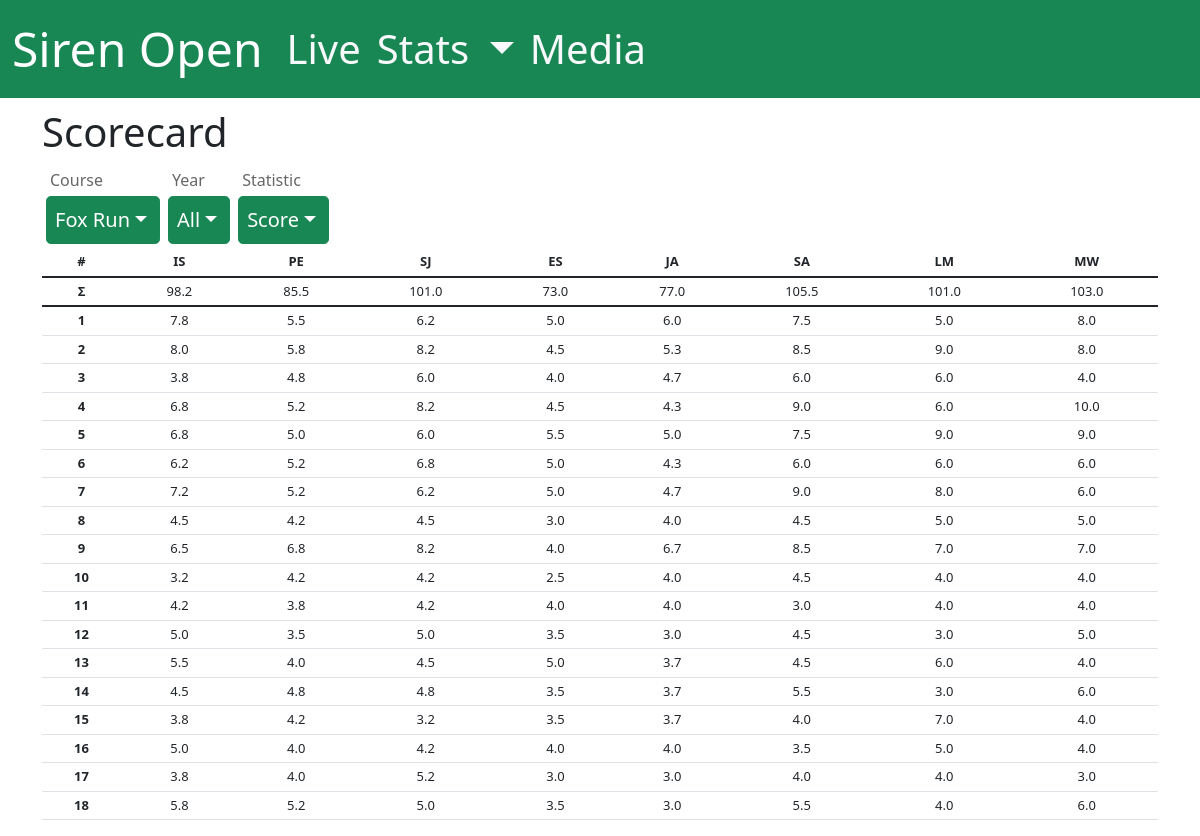
The app's page /stats/scorecard, older data.
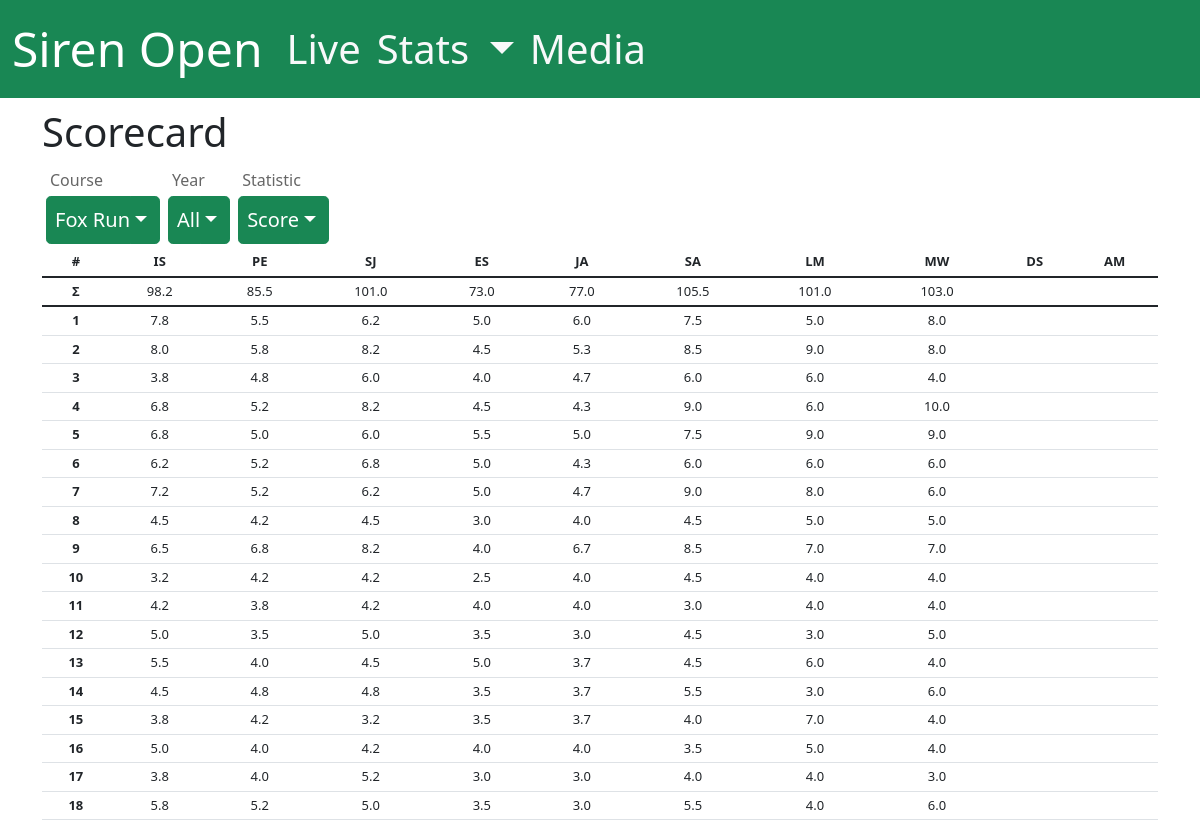
The same page, newer data.
### app/models.py (models this page shows, shortened)
class Golfer(db.Model):
    __tablename__ = 'golfer'  # Explicitly set the table name
    id = mapped_column(Integer, primary_key=True)
    name = mapped_column(String(255), nullable=False)
    rounds = relationship("Round", backref="golfer")  # Relationship to Round

### app/routes/stats.py (the view)
@app.route('/stats/scorecard', methods=['GET', 'POST'])
def stats_scorecard():
    return render_scorecard(params=request.args.to_dict())

### app/models.py (called while the page is built)
    def is_completed(self):
        return self.score is not None

    def get_statistic(self, statistic:str):
        if not self.is_completed():
            return
        match statistic:
            case 'score':
                return self._get_score()
            case 'score-to-par':
                return self._get_score_to_par()
            case 'strokes-gained':
                return self._get_strokes_gained()
            case 'z-score':
                return self._get_z_score()

    def _get_score(self):
        return self.score

    def _get_score_to_par(self):
        return self.score - self.hole.par

    def _get_strokes_gained(self):
        past_scores = [hs.get_statistic('score') for hs in self.hole.scores]
        return np.mean([x for x in past_scores if x is not None]) - self._get_score()

### app/utils.py (called while the page is built)
def format_plus_minus(number):
    if number > 0:
        return f"+{number}"
    elif number == 0:
        return 'E'
    else:
        return str(number)

### app/templates/stats/scorecard.html (shortened to what this page needs)
{% extends "base.html" %}
{% block content %}
<link rel="stylesheet" href="{{ url_for('static', filename='css/stats/scorecard.css') }}">
<h1 style="padding-top: 10px;">Scorecard</h1>
<div style="display: flex;">
    {% include "stats/course_dropdown.html" %}
    {% include "stats/year_dropdown.html" %}
    {% include "stats/statistic_dropdown.html" %}
</div>
<div>
    <table class="table table-sm table-equal-cells" style="text-align: center; font-size: small;">
        <thead>
            <tr>
                <th>#</th>
                {% for g in golfers %}
                <th>{{ g.split(' ')[0][0]+g.split(' ')[1][0] }}</th>
                {% endfor %}
            </tr>
        </thead>
        <thead>
            <tr>
                <th>&#931</th>
                {% for g in golfers %}
                <th style="font-weight: normal;">{{ scorecard[g]['total'][statistic or 'score'] }}</th>
                {% endfor %}
            </tr>
        </thead>
        <tbody>
            {% for h in holes %}
            <tr>
                <td style="font-weight: bold;">{{ h }}</td>
                {% for g in golfers %}
                <td>{{ scorecard[g][h][statistic or 'score'] }}</td>
                {% endfor %}
            </tr>
            {% endfor %}
        </tbody>
    </table>
</div>
{% endblock %}

Row changes from the older to the newer data that the page shows:
added Golfer: name "DS"
added Golfer: name "AM"
